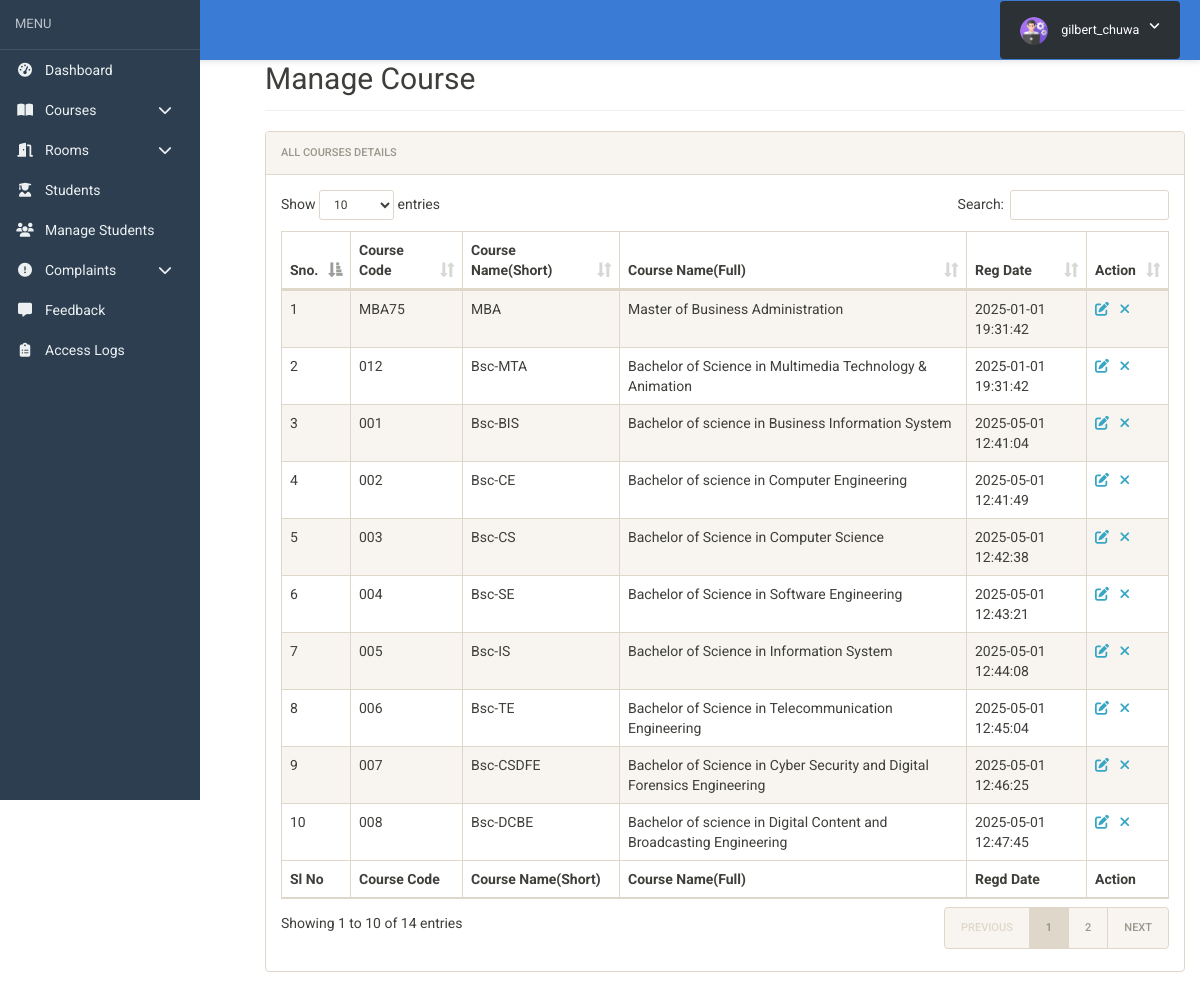
Page /hostel/admin/manage-courses.php (signed in) on the committed database.
### tables this page shows
CREATE TABLE `courses` (
  `id` int(11) NOT NULL,
  `course_code` varchar(255) DEFAULT NULL,
  `course_sn` varchar(255) DEFAULT NULL,
  `course_fn` varchar(255) DEFAULT NULL,
  `posting_date` timestamp NULL DEFAULT current_timestamp()
);

### hostel/admin/manage-courses.php (the view, shortened to what this page needs)
<?php
include('includes/checklogin.php');
?>
<!doctype html>
<html lang="en" class="no-js">
<head>
	<link rel="stylesheet" href="css/font-awesome.min.css">
	<link rel="stylesheet" href="css/bootstrap.min.css">
	<link rel="stylesheet" href="css/dataTables.bootstrap.min.css">
	<link rel="stylesheet" href="css/bootstrap-social.css">
	<link rel="stylesheet" href="css/bootstrap-select.css">
	<link rel="stylesheet" href="css/fileinput.min.css">
	<link rel="stylesheet" href="css/awesome-bootstrap-checkbox.css">
	<link rel="stylesheet" href="css/style.css">
</head>
<body>
	<?php include('includes/header.php');?>
	<div class="ts-main-content">
			<?php include('includes/sidebar.php');?>
		<div class="content-wrapper">
			<div class="container-fluid">
				<div class="row">
					<div class="col-md-12">
						<h2 class="page-title" style="margin-top:4%">Manage Course</h2>
						<div class="panel panel-default">
							<div class="panel-heading">All Courses Details</div>
							<div class="panel-body">
								<table id="zctb" class="display table table-striped table-bordered table-hover" cellspacing="0" width="100%">
									<thead>
										<tr>
											<th>Sno.</th>
											<th>Course Code</th>
											<th>Course Name(Short)</th>
											<th>Course Name(Full)</th>
											<th>Reg Date </th>
											<th>Action</th>
										</tr>
									</thead>
									<tfoot>
										<tr>
											<th>Sl No</th>
											<th>Course Code</th>
											<th>Course Name(Short)</th>
											<th>Course Name(Full)</th>
											<th>Regd Date</th>
											<th>Action</th>										</tr>
									</tfoot>
									<tbody>
<?php
$ret="select * from courses";
$stmt= $mysqli->prepare($ret) ;
$stmt->execute() ;
$res=$stmt->get_result();
$cnt=1;
while($row=$res->fetch_object())
	  {
	  	?>
<tr><td><?php echo $cnt;;?></td>
<td><?php echo $row->course_code;?></td>
<td><?php echo $row->course_sn;?></td>
<td><?php echo $row->course_fn;?></td>
<td><?php echo $row->posting_date;?></td>
<td><a href="edit-course.php?id=<?php echo $row->id;?>"><i class="fa fa-edit"></i></a>&nbsp;&nbsp;
<a href="manage-courses.php?del=<?php echo $row->id;?>" onclick="return confirm("Do you want to delete");"><i class="fa fa-close"></i></a></td>
										</tr>
									<?php
$cnt=$cnt+1;
									 } ?>
									</tbody>
								</table>
							</div>
						</div>
					</div>
				</div>
			</div>
		</div>
	</div>
</body>
</html>

### hostel/admin/css/style.css (style rules this page uses)
html { font-size: 14px; }
@media only screen and (min-width: 480px) { html { font-size: 17px; } }
@media only screen and (min-width: 768px) { html { font-size: 14px; } }
body { font-size: 1em; }
a { color: #37a6c4; }
.panel { overflow: hidden; }
.page-title { padding-bottom: 15px; margin-bottom: 20px; border-bottom: 1px solid #f0f0f0; }
.ts-main-content .content-wrapper { padding-top: 15px; margin-top: 10px; }
@media only screen and (min-width: 992px) { .ts-main-content .content-wrapper { margin-left: 250px; } }

### rows in the picture
courses: course_code "MBA75", course_sn "MBA", course_fn "Master of Business Administration", posting_date "2025-01-01 19:31:42"
courses: course_code "012", course_sn "Bsc-MTA", course_fn "Bachelor of Science in Multimedia Technology & Animation", posting_date "2025-01-01 19:31:42"
courses: course_code "001", course_sn "Bsc-BIS", course_fn "Bachelor of science in Business Information System", posting_date "2025-05-01 12:41:04"
courses: course_code "002", course_sn "Bsc-CE", course_fn "Bachelor of science in Computer Engineering", posting_date "2025-05-01 12:41:49"
courses: course_code "003", course_sn "Bsc-CS", course_fn "Bachelor of Science in Computer Science", posting_date "2025-05-01 12:42:38"
courses: course_code "004", course_sn "Bsc-SE", course_fn "Bachelor of Science in Software Engineering", posting_date "2025-05-01 12:43:21"
courses: course_code "005", course_sn "Bsc-IS", course_fn "Bachelor of Science in Information System", posting_date "2025-05-01 12:44:08"
courses: course_code "006", course_sn "Bsc-TE", course_fn "Bachelor of Science in Telecommunication Engineering", posting_date "2025-05-01 12:45:04"
courses: course_code "007", course_sn "Bsc-CSDFE", course_fn "Bachelor of Science in Cyber Security and Digital Forensics Engineering", posting_date "2025-05-01 12:46:25"
courses: course_code "008", course_sn "Bsc-DCBE", course_fn "Bachelor of science in Digital Content and Broadcasting Engineering", posting_date "2025-05-01 12:47:45"

### other values in the picture
$_SESSION['username'] "gilbert_chuwa"
